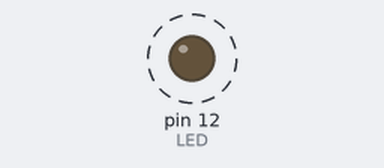
Recording of a sketch running on a simulated Arduino Uno, built with avr-gcc and run on an emulated ATmega328P. Parts: output pins drawn as LEDs (lit = HIGH). Dashed ring = blinking.

Above: at 0.5 s.
Timing chart, 0 to 3.5 s (numbered marks = the images above):
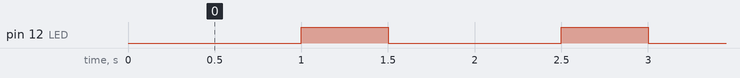

Measured:
- by itself, pin 12 (LED): alternates HIGH for 0.50 s and LOW for 1.0 s

The sketch:

Day02.ino
```cpp
int LED = 12 ; //Hero pin 12

void setup() {
pinMode(LED, OUTPUT);
digitalWrite(LED, HIGH);

}

void loop() {

digitalWrite(LED, LOW);
delay(1000);
digitalWrite(LED, HIGH);
delay(500);

}
```
